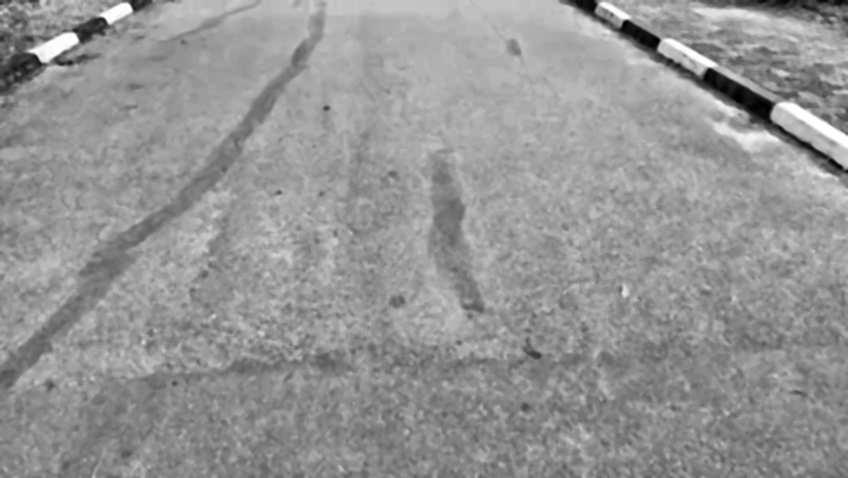
#> input picture Member 03/SHARP_MC/frame_0023.png, 848 x 478 px, found by its file name; its folder holds only this picture in this run
$ jupyter execute segmentation.ipynb
#> lines starting #> are read from the running program, lines starting #| are printed output that depends on the picture; after the words box and inside, x2 and y2 are one past the last pixel; in counts of white or black regions, pixels touching at a corner belong together
[cell 1]
import cv2
import numpy as np
import os

input_folder  = "SHARP_MC"
output_folder = "SEGMENTATION_RESULTS"
os.makedirs(output_folder, exist_ok=True)

for file in sorted(os.listdir(input_folder)):
    if not file.lower().endswith((".jpg", ".jpeg", ".png")):
        continue

    image = cv2.imread(os.path.join(input_folder, file))
#> image is the input picture: shape (478, 848, 3); min 0, max 255, mean 149
    if image is None:
        continue

    name = os.path.splitext(file)[0]
    h, w = image.shape[:2]
#> h = 478; w = 848
    gray = cv2.cvtColor(image, cv2.COLOR_BGR2GRAY)

    # STEP 1: Blur
    blur = cv2.GaussianBlur(gray, (7, 7), 0)

    # STEP 2: Canny edges
    edges = cv2.Canny(blur, 60, 140)
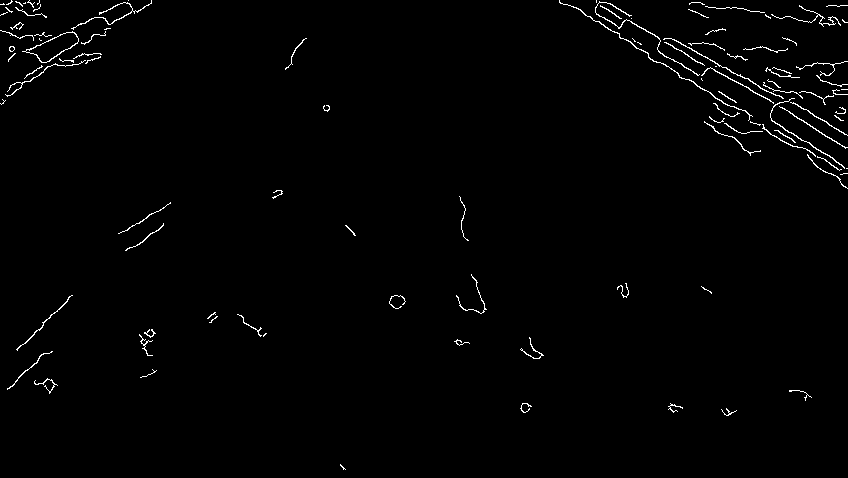
#> edges: shape (478, 848); 1.2% white in thin lines or dots

    # STEP 3: Tight ROI — only the pothole line band (28%–44% from top)
    mask = np.zeros_like(edges)
    mask[int(h * 0.28):int(h * 0.44), :] = 255
    edges = cv2.bitwise_and(edges, mask)
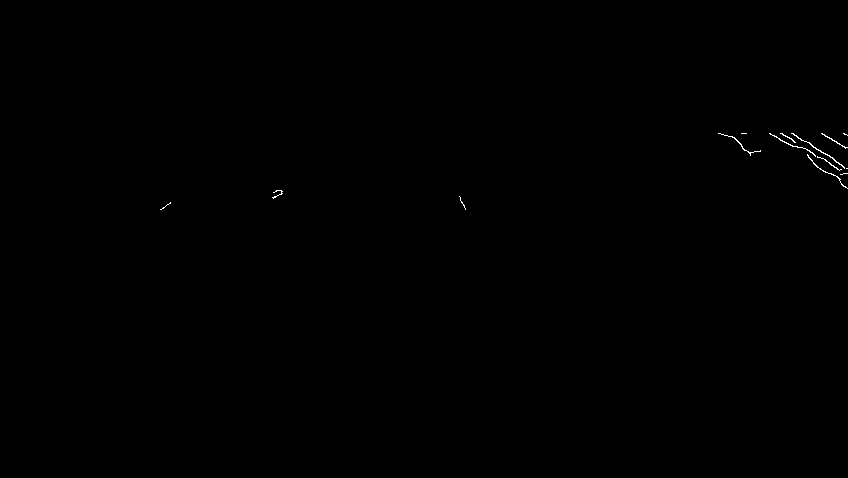
#> edges: shape (478, 848); 0.11% white in thin lines or dots, all inside (x1, y1, x2, y2) = (160, 133, 848, 210)

    # STEP 4: Morphology — connect broken edges
    kernel = np.ones((3, 3), np.uint8)
    morph  = cv2.morphologyEx(edges, cv2.MORPH_CLOSE, kernel, iterations=2)
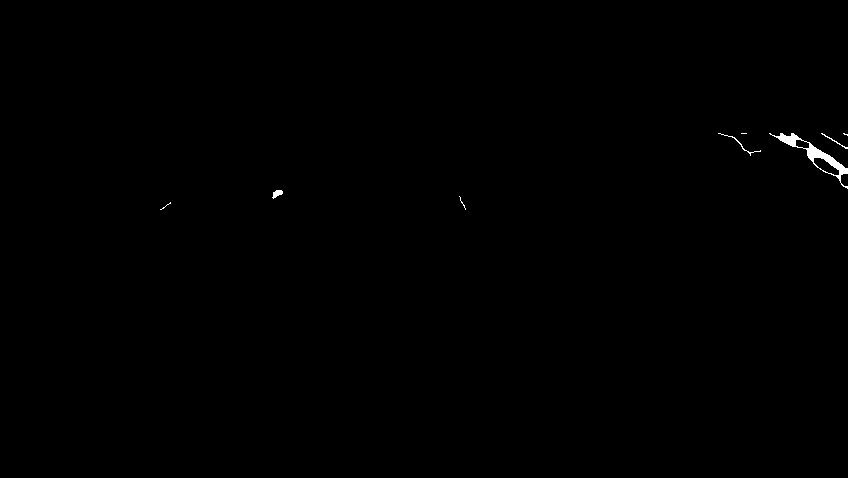
#> morph: shape (478, 848); 0.22% white; 8 white regions (4 under 20 px)

    # STEP 5: Contours
    contours, _ = cv2.findContours(morph, cv2.RETR_EXTERNAL, cv2.CHAIN_APPROX_SIMPLE)
#> contours = 8 contours, 6 with area under 20; largest, box (x1, y1, x2, y2) and area: (769, 133, 848, 189) 866, (272, 190, 283, 199) 44
    detected = image.copy()
    count = 0

    for cnt in contours:
        area = cv2.contourArea(cnt)
        x, y, bw, bh = cv2.boundingRect(cnt)
        aspect = bw / float(bh + 1)
        if area > 20 and aspect < 4:
            cv2.rectangle(detected, (x, y), (x+bw, y+bh), (0, 0, 255), 2)
            count += 1
#> this loop made 8 passes
#> (area, x, y, bw, bh, aspect, count) on passes 3, 6: (44, 272, 190, 11, 9, 1.1, 1), (866, 769, 133, 79, 56, 1.39, 2)
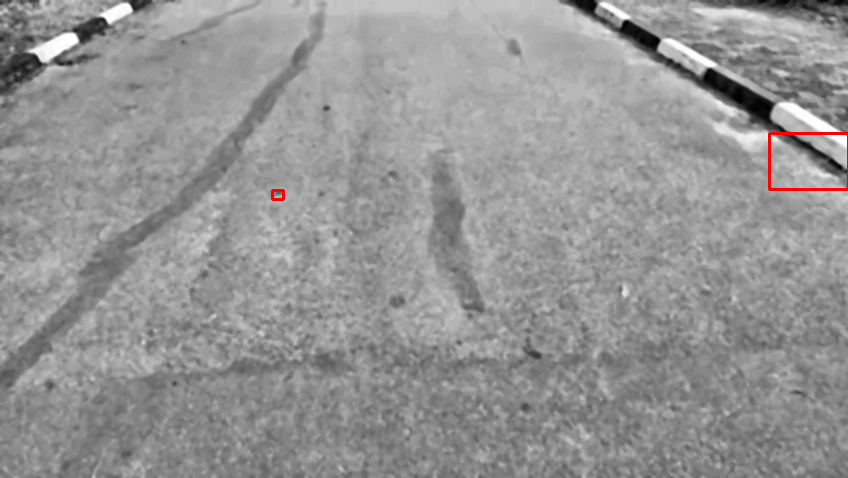
#> detected: shape (478, 848, 3); 0.2% of pixels changed, all inside (x1, y1, x2, y2) = (271, 132, 848, 201)
#> after the loop, count = 2

    # Save 3 separate outputs
    cv2.imwrite(os.path.join(output_folder, f"{name}_edges.jpg"),     edges)
    cv2.imwrite(os.path.join(output_folder, f"{name}_segmented.jpg"), morph)
    cv2.imwrite(os.path.join(output_folder, f"{name}_detected.jpg"),  detected)

    print(f"{file} → {count} potholes detected")
#| frame_0023.png → 2 potholes detected

print("✅ Done!")

$ run again, on Member 03/SHARP_MC/frame_0084.png
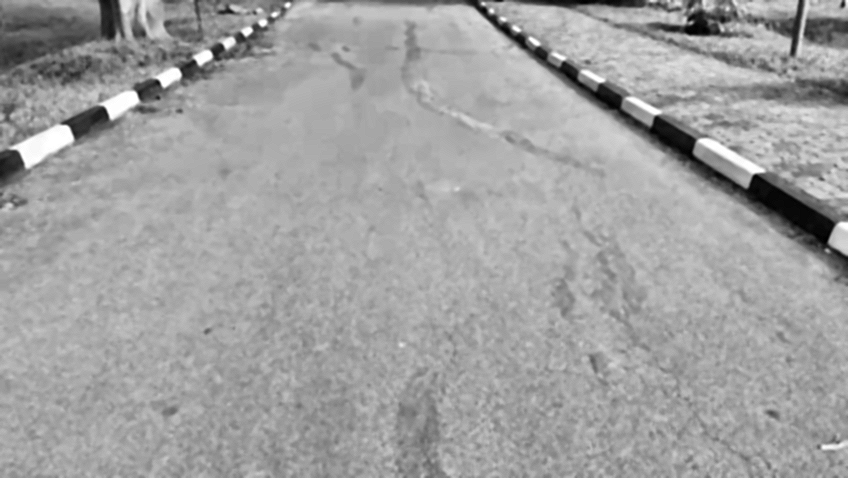
#> input picture Member 03/SHARP_MC/frame_0084.png, 848 x 478 px, found by its file name
#> image is the input picture: shape (478, 848, 3); min 0, max 255, mean 160.6
#> `edges = cv2.Canny(blur, 60, 140)`:
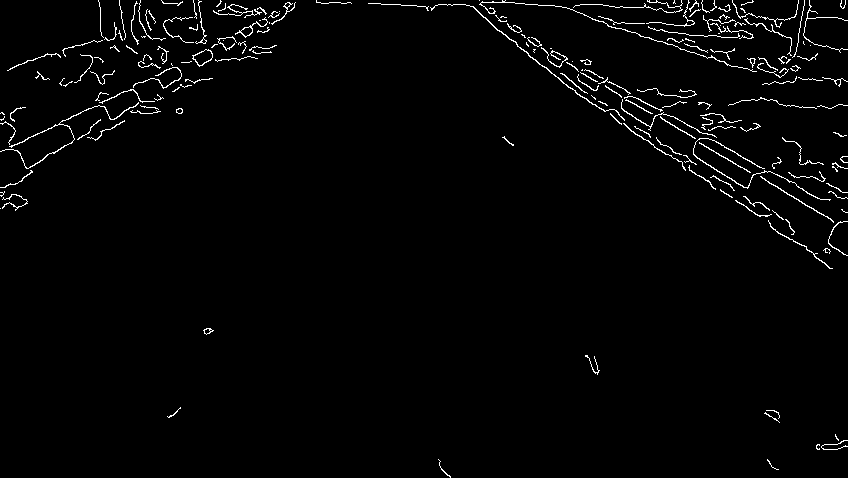
#> edges: shape (478, 848); 2% white in thin lines or dots
#> morph: shape (478, 848); 0.6% white; 9 white regions (2 under 20 px)
#> contours = 9 contours, 3 with area under 20; largest, box (x1, y1, x2, y2) and area: (634, 133, 831, 210) 2729, (0, 133, 102, 210) 405, (826, 183, 848, 199) 118, (832, 156, 848, 172) 78, (735, 196, 770, 210) 64, (782, 137, 824, 165) 44
#> the loop `for cnt in contours:` made 9 passes
#> (area, x, y, bw, bh, aspect) on passes 2, 3, 4, 5, 8, 9: (64, 735, 196, 35, 14, 2.33), (117.5, 826, 183, 22, 16, 1.29), (78, 832, 156, 16, 16, 0.941), (43.5, 782, 137, 42, 28, 1.45), (2729, 634, 133, 197, 77, 2.53), (405, 0, 133, 102, 77, 1.31)
#> after the loop `for cnt in contours:`:
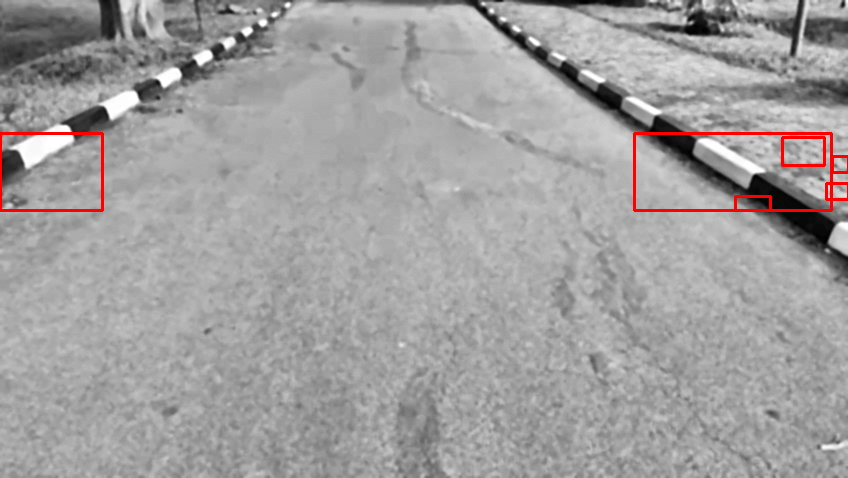
#> detected: shape (478, 848, 3); 0.87% of pixels changed, all inside (x1, y1, x2, y2) = (0, 132, 848, 212)
#> after the loop `for cnt in contours:`: count = 6
#| frame_0084.png → 6 potholes detected

$ run again, on Member 03/SHARP_MC/frame_0052.png
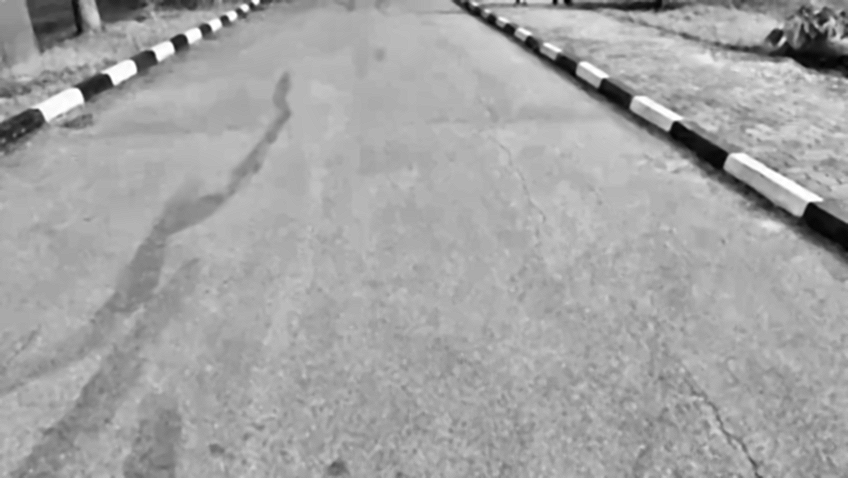
#> input picture Member 03/SHARP_MC/frame_0052.png, 848 x 478 px, found by its file name
#> image is the input picture: shape (478, 848, 3); min 0, max 255, mean 164.2
#> `edges = cv2.bitwise_and(edges, mask)`:
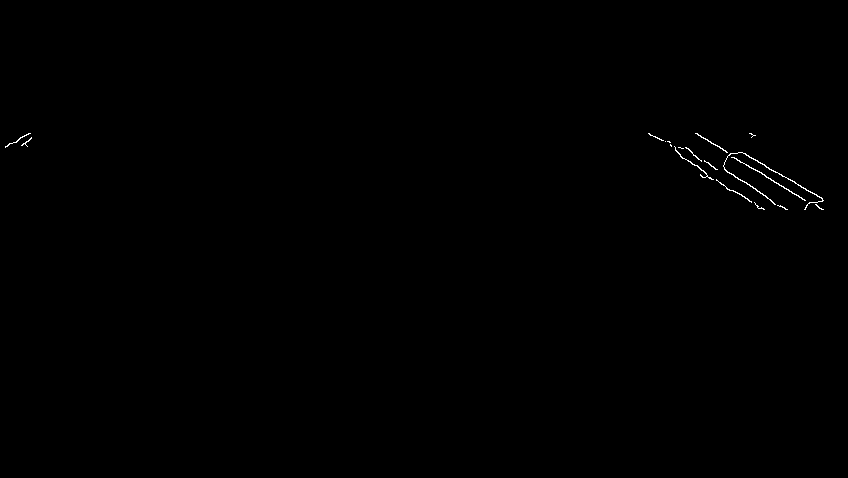
#> edges: shape (478, 848); 0.19% white in thin lines or dots, all inside (x1, y1, x2, y2) = (5, 133, 824, 210)
#> contours = 6 contours, 3 with area under 20; largest, box (x1, y1, x2, y2) and area: (695, 133, 824, 210) 216, (665, 141, 765, 210) 134, (5, 133, 32, 148) 104
#> the loop `for cnt in contours:` made 6 passes
#> (area, x, y, bw, bh, aspect) on passes 2, 4, 6: (133.5, 665, 141, 100, 69, 1.43), (215.5, 695, 133, 129, 77, 1.65), (104.5, 5, 133, 27, 15, 1.69)
#> after the loop `for cnt in contours:`:
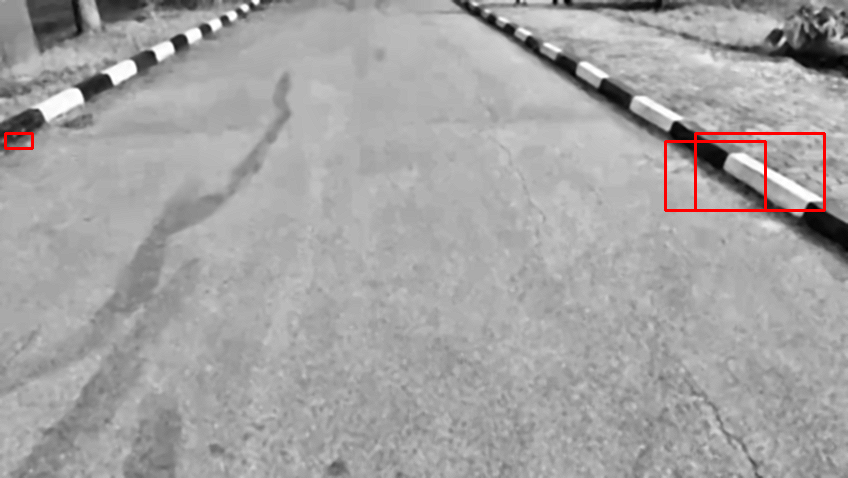
#> detected: shape (478, 848, 3); 0.56% of pixels changed, all inside (x1, y1, x2, y2) = (4, 132, 826, 212)
#> after the loop `for cnt in contours:`: count = 3
#| frame_0052.png → 3 potholes detected

$ run again, on Member 03/SHARP_MC/frame_0060.png
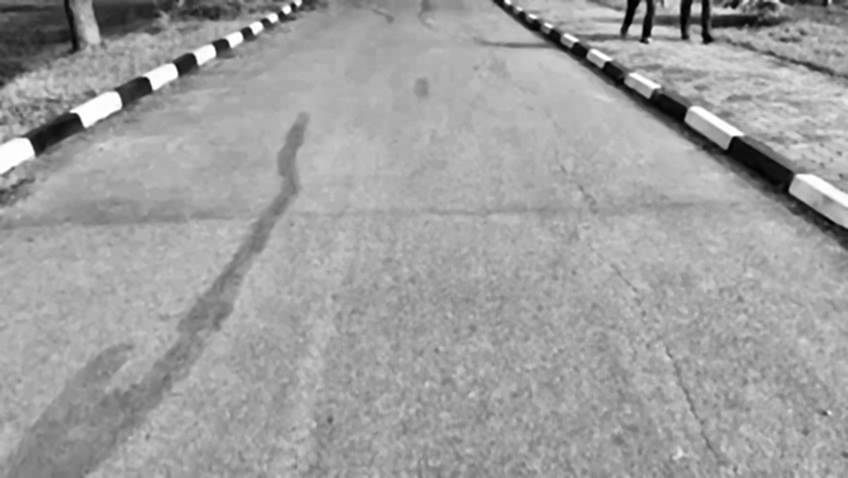
#> input picture Member 03/SHARP_MC/frame_0060.png, 848 x 478 px, found by its file name
#> image is the input picture: shape (478, 848, 3); min 0, max 255, mean 159.4
#> `edges = cv2.Canny(blur, 60, 140)`:
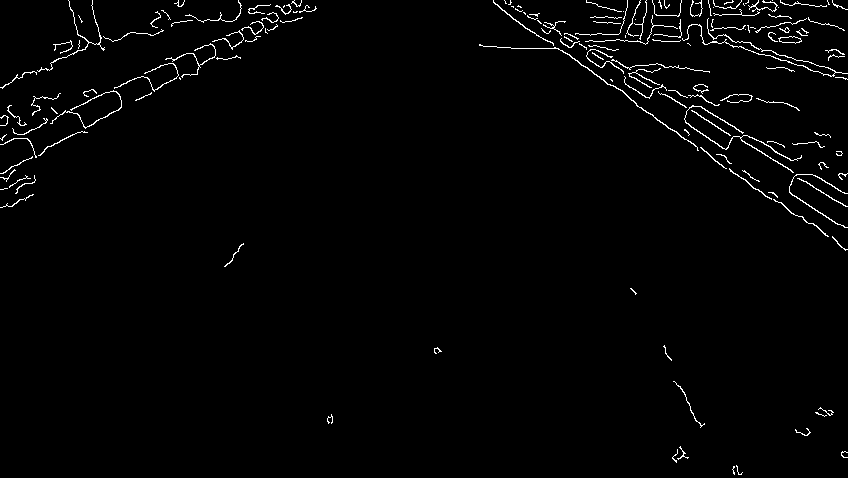
#> edges: shape (478, 848); 1.7% white in thin lines or dots
#> morph: shape (478, 848); 0.44% white; 11 white regions (1 under 20 px)
#> contours = 11 contours, 3 with area under 20; largest, box (x1, y1, x2, y2) and area: (677, 133, 789, 210) 240, (0, 133, 77, 182) 239, (700, 133, 848, 210) 236, (9, 175, 36, 194) 128, (838, 173, 848, 180) 34, (818, 162, 829, 170) 31, (0, 194, 34, 208) 22, (836, 151, 843, 156) 20
#> the loop `for cnt in contours:` made 11 passes
#> (area, x, y, bw, bh, aspect) on passes 1, 3, 4, 5, 6, 9, 10, 11: (21.5, 0, 194, 34, 14, 2.27), (128, 9, 175, 27, 19, 1.35), (33.5, 838, 173, 10, 7, 1.25), (31, 818, 162, 11, 8, 1.22), (20.5, 836, 151, 7, 5, 1.17), (236, 700, 133, 148, 77, 1.9), (240.5, 677, 133, 112, 77, 1.44), (239, 0, 133, 77, 49, 1.54)
#> after the loop `for cnt in contours:`:
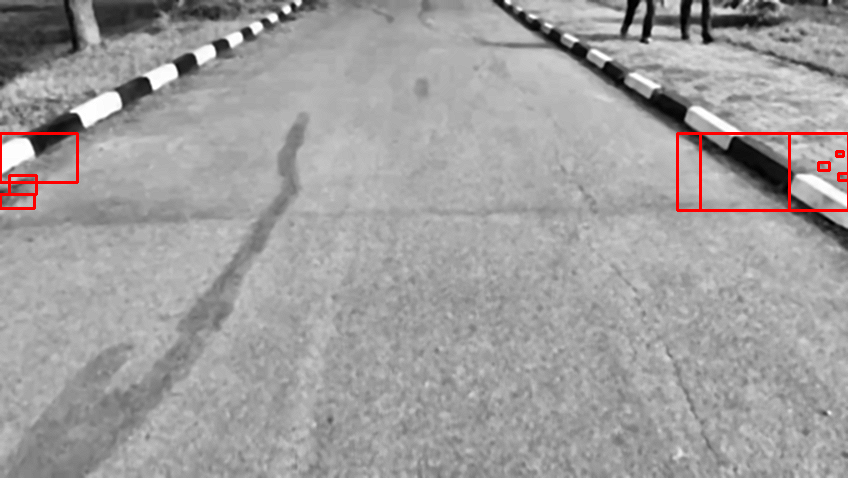
#> detected: shape (478, 848, 3); 0.78% of pixels changed, all inside (x1, y1, x2, y2) = (0, 132, 848, 212)
#> after the loop `for cnt in contours:`: count = 8
#| frame_0060.png → 8 potholes detected

$ run again, on Member 03/SHARP_MC/frame_0073.png
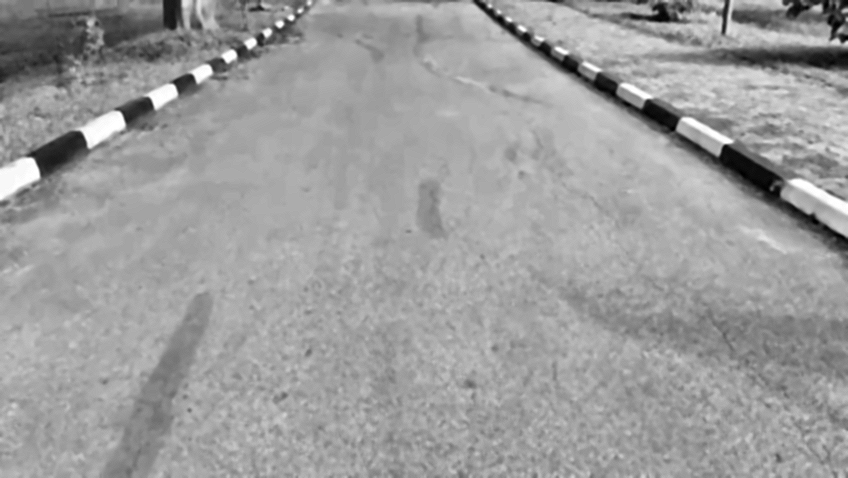
#> input picture Member 03/SHARP_MC/frame_0073.png, 848 x 478 px, found by its file name
#> image is the input picture: shape (478, 848, 3); min 0, max 255, mean 157
#> morph: shape (478, 848); 0.68% white; 6 white regions (1 under 20 px)
#> contours = 6 contours, 3 with area under 20; largest, box (x1, y1, x2, y2) and area: (660, 133, 848, 210) 2332, (0, 133, 114, 186) 370, (0, 187, 26, 207) 28
#> the loop `for cnt in contours:` made 6 passes
#> (area, x, y, bw, bh, aspect) on passes 1, 3, 6: (27.5, 0, 187, 26, 20, 1.24), (2331.5, 660, 133, 188, 77, 2.41), (370, 0, 133, 114, 53, 2.11)
#> after the loop `for cnt in contours:`:
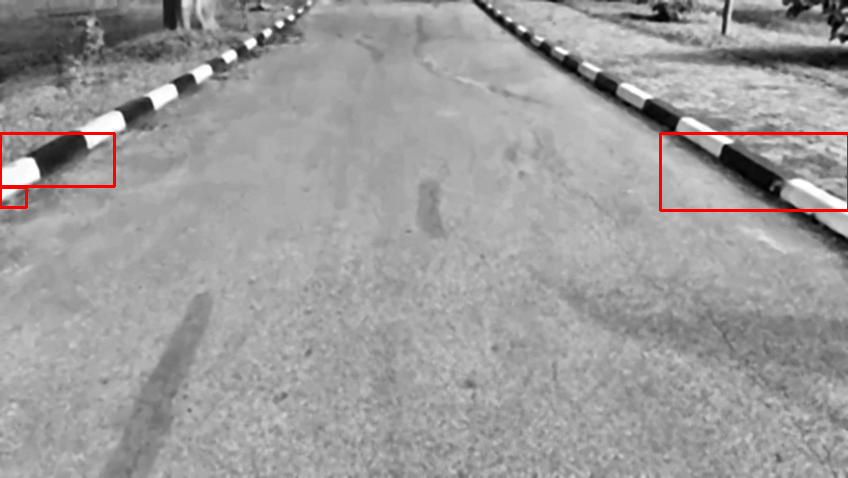
#> detected: shape (478, 848, 3); 0.63% of pixels changed, all inside (x1, y1, x2, y2) = (0, 132, 848, 212)
#> after the loop `for cnt in contours:`: count = 3
#| frame_0073.png → 3 potholes detected
